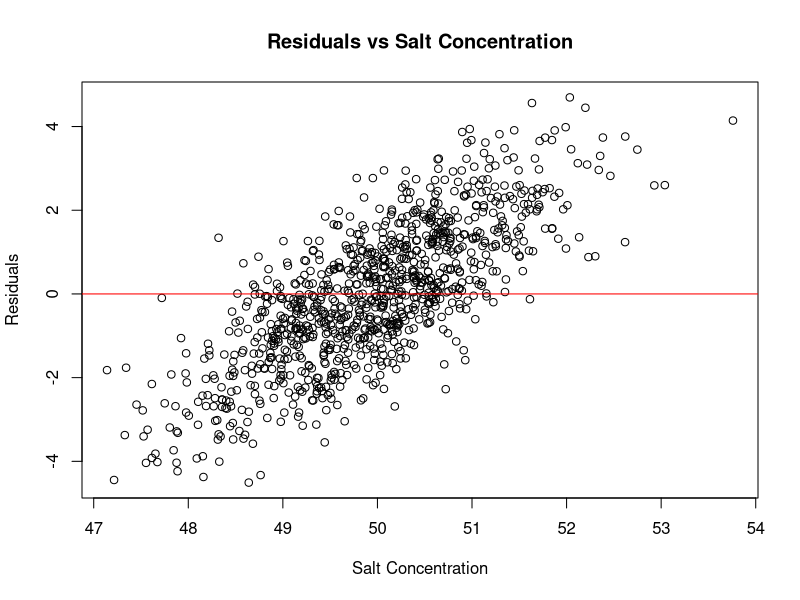
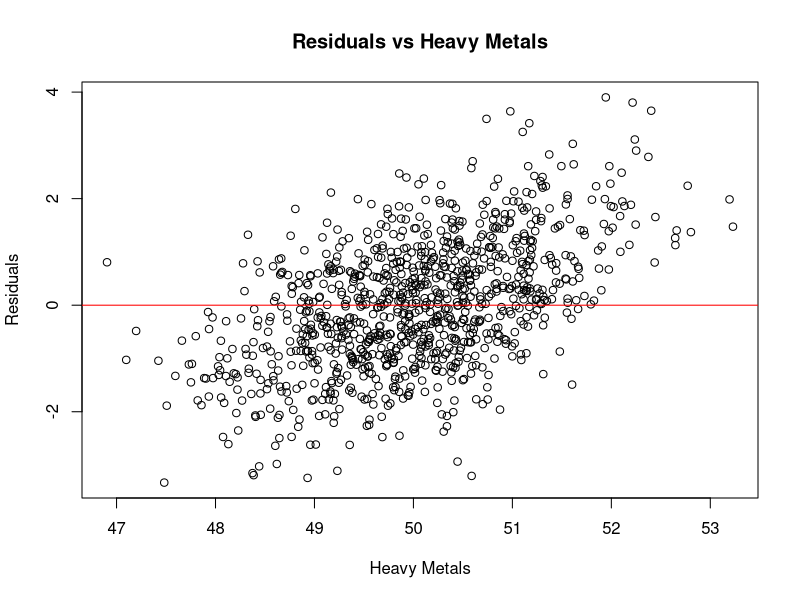
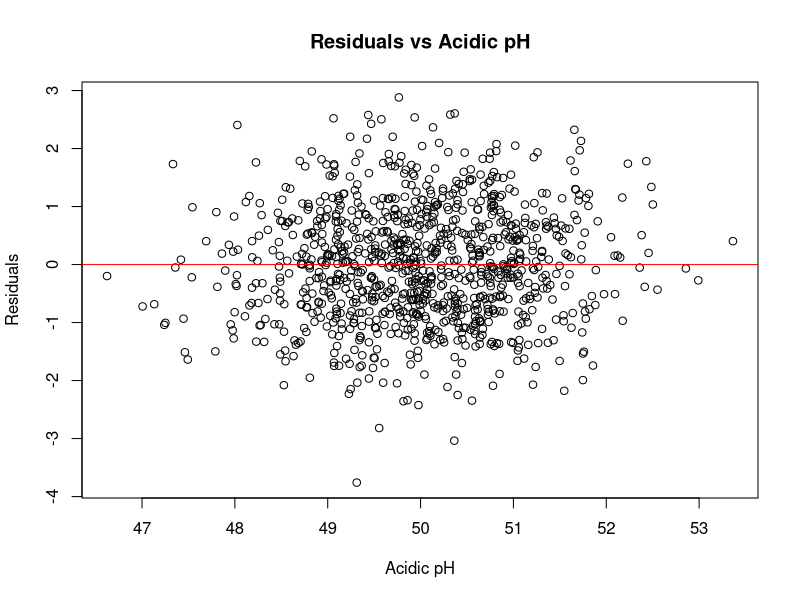

These charts were generated, in order, by the following R code:
## ---- chunk 1
knitr::opts_chunk$set(echo = TRUE)
## ---- chunk 2
library(MASS) ### this might be a package you need to install

##simulate multivariate normal data - this means that our parameters are related to each other
sigma <- matrix(c(1, 0.25, 0.3, 0.2,
                   0.25, 1, 0.4, 0.15,
                   0.3, 0.4, 1, 0.25,
                   0.2, 0.15, 0.25, 1), nrow = 4) ## positive-definite symmetric matrix specifying the covariance matrix of the variables - what does this mean? Make you sure can explain to yourself what this line does.This is a covariance matrix that shows covariance among variables. THis is a 4X4 covariance matrix meaning it has 4 variable with 1st row and column for 1st variable, 2nd row and 2nd column for 2nd variable and so on. 

### This line gives us 3 parameters - how many do we want?Answer-I want 4 so I am making some adjustments
predictors <- mvrnorm(1000, rep(50, 4), sigma) ###we are simulating the predictors here. What have we told this command to do? How correlated are the predictors?
cor.test(predictors[, 1], predictors[, 2])

## ---- chunk 3
response <- 1.5 * predictors[, 1] + 0.75 * predictors[, 2] + 
            0.05 * predictors[, 3] + 0.1 * predictors[, 4] +  # Added fourth predictor
            rnorm(1000, 50, 1)   ### change this line based on what your response variable and imagined predictors are. Note that I have simulated a relationship between all predictors and the response, and note how much error I have simulated. 

cbind.data.frame(response, predictors)->data
names(data) <- c("VrAT_expression", "salt_concentration", "heavy_metals", "acidic_pH", "temperature") ### PUT INFORMATIVE NAMES HERE FOR WHAT YOU'RE SIMULATING
summary(data)

## ---- chunk 4

lm(VrAT_expression ~ salt_concentration + heavy_metals + acidic_pH + temperature, data=data) -> model1
summary(model1)
anova(model1)

## ---- chunk 5

# Plot residuals of the linear model against salt_concentration
plot(data$salt_concentration, resid(lm(VrAT_expression ~ heavy_metals + acidic_pH + temperature, data=data)),
     xlab = "Salt Concentration", ylab = "Residuals", main = "Residuals vs Salt Concentration")
abline(h = 0, col = "red")  # Add a horizontal line at 0 for reference

# Plot residuals against heavy_metals
plot(data$heavy_metals, resid(lm(VrAT_expression ~ salt_concentration + acidic_pH + temperature, data=data)),
     xlab = "Heavy Metals", ylab = "Residuals", main = "Residuals vs Heavy Metals")
abline(h = 0, col = "red")  # Add a horizontal line at 0 for reference

# Plotting residuals against acidic_pH
plot(data$acidic_pH, resid(lm(VrAT_expression ~ salt_concentration + heavy_metals + temperature, data=data)),
     xlab = "Acidic pH", ylab = "Residuals", main = "Residuals vs Acidic pH")
abline(h = 0, col = "red")  # Add a horizontal line at 0 for reference

## ---- chunk 6

# Fit a linear model with interactions among predictors
lm(VrAT_expression ~ salt_concentration * heavy_metals * acidic_pH * temperature, data=data) -> model2

# Display the summary of the model
summary(model2)

# Perform ANOVA on the model
anova(model2)

## ---- chunk 7
# Generate an additional predictor (e.g., temperature variation)
predictor_4 <- rnorm(1000, 50, 1)  # Simulating normally distributed random values

# Define a new response variable based on VrAT expression, adding conditional logic
response2 <- 1.5 * predictors[, 1] + 
             ifelse(predictors[, 1] > 0.4, 0.5, 0) * predictor_4 + 
             rnorm(1000, 50, 1)  # Adding random noise

# Combine the original data with the new response and predictor
cbind.data.frame(data, response2, predictor_4) -> data2

# Assign informative names reflecting the VrAT data context
names(data2) <- c("VrAT_expression", "salt_concentration", "heavy_metals", "acidic_pH", "temperature", "response2", "additional_predictor")

## ---- chunk 8
# Fit a linear model with interactions among the new response variable and predictors
lm(response2 ~ salt_concentration * heavy_metals * acidic_pH * predictor_4, data=data2) -> model3

# Display the summary of the model
summary(model3)

# Perform ANOVA on the model
anova(model3)

